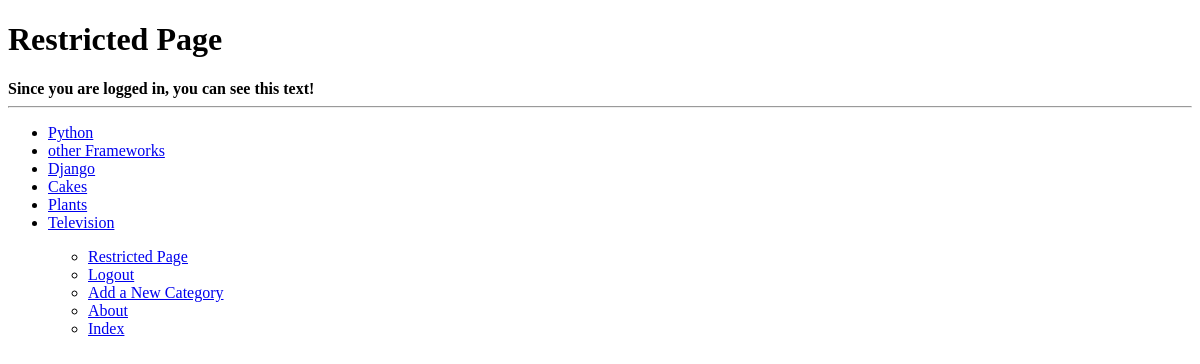
Before: /rango/restricted/ (signed in) with the older database file.
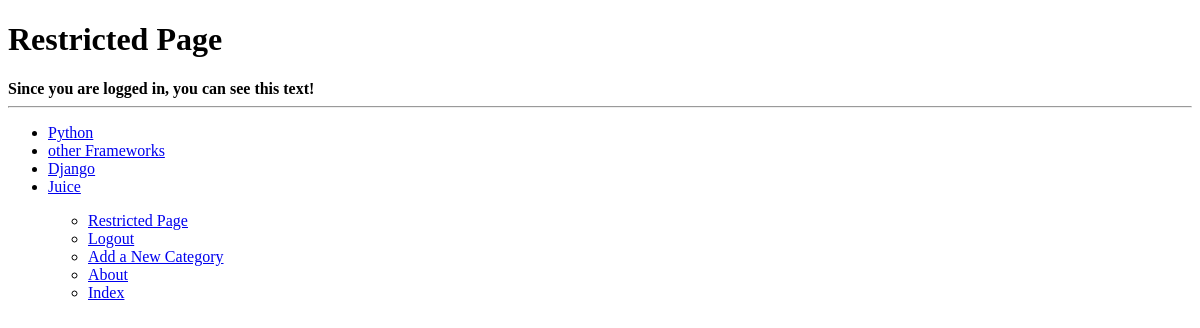
After: the same page with the newer database file.
### rango/models.py (models this page shows, shortened)
class Category(models.Model):
	cmax = 128
	name = models.CharField(max_length=cmax, unique=True)
	views = models.IntegerField(default=0)
	likes = models.IntegerField(default=0)
	slug = models.SlugField(unique=True)
	class Meta:
		verbose_name_plural = 'Categories'

### rango/views.py (the view)
@login_required
def restricted(request):
	context_dict = {'boldmessage':'Since you are logged in, you can see this text!'}
	return render(request, 'rango/restricted.html', context=context_dict)

### rango/templatetags/rango_template_tags.py (called while the page is built)
@register.inclusion_tag('rango/cats.html')
def get_category_list(cat=None):
	return {'cats': Category.objects.all(), 'act_cat':cat}

### Templates/rango/restricted.html (shortened to what this page needs)
<!DOCTYPE html>
{% extends 'rango/base.html' %}
{% load staticfiles %}
{% block body_block %}
	<h1>Restricted Page</h1>
			<div>
				<strong>{{ boldmessage }}</strong><br />
			</div>
{% endblock %}

### Templates/rango/cats.html
<!DOCTYPE html>
<ul>
{% for c in cats %}
{% if c == act_cat %}
	<li>
	<strong>
		<a href="{% url 'show_category' c.slug %}">{{ c.name }}</a>
	</strong>
	</li>
{% else %}
	<li>
		<a href="{% url 'show_category' c.slug %}">{{ c.name }}</a>
	</li>
	{% endif %}
{% endfor %}
</ul>

Changed rows visible on the page:
removed Category: name "Cakes"
removed Category: name "Plants"
removed Category: name "Television"
added Category: name "Juice"
